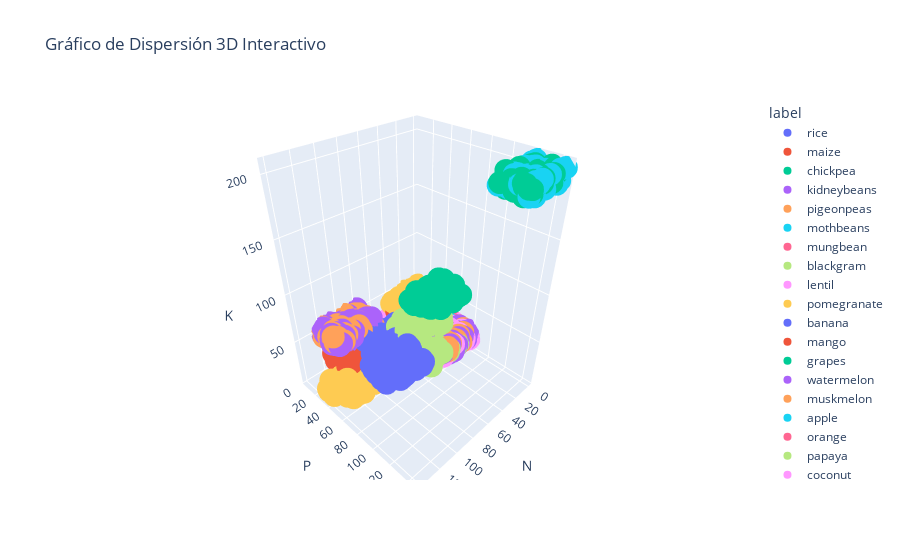

The notebook cell this image was saved under:
### Code cell
plot_interactivo(df,'N','P','K','label')
